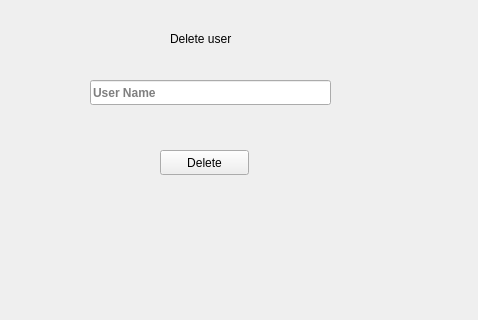
<?xml version="1.0" encoding="UTF-8"?>
<ui version="4.0">
 <class>deleteuser</class>
 <widget class="QWidget" name="deleteuser">
  <property name="geometry">
   <rect>
    <x>0</x>
    <y>0</y>
    <width>478</width>
    <height>320</height>
   </rect>
  </property>
  <property name="windowTitle">
   <string>Form</string>
  </property>
  <widget class="QPushButton" name="pushButton">
   <property name="geometry">
    <rect>
     <x>160</x>
     <y>150</y>
     <width>89</width>
     <height>25</height>
    </rect>
   </property>
   <property name="text">
    <string>Delete</string>
   </property>
  </widget>
  <widget class="QLabel" name="label">
   <property name="geometry">
    <rect>
     <x>170</x>
     <y>30</y>
     <width>91</width>
     <height>17</height>
    </rect>
   </property>
   <property name="text">
    <string>Delete user</string>
   </property>
  </widget>
  <widget class="QLineEdit" name="lineEdit">
   <property name="geometry">
    <rect>
     <x>90</x>
     <y>80</y>
     <width>241</width>
     <height>25</height>
    </rect>
   </property>
   <property name="font">
    <font>
     <weight>75</weight>
     <bold>true</bold>
    </font>
   </property>
   <property name="placeholderText">
    <string>User Name</string>
   </property>
  </widget>
 </widget>
 <resources/>
 <connections/>
</ui>
